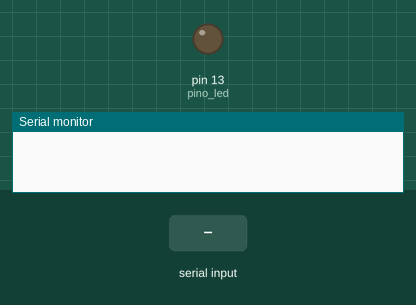
The sketch below on a simulated Arduino Uno, built with avr-gcc and run on an emulated ATmega328P. Shown: output pins drawn as LEDs (lit = HIGH), the last lines printed to the serial monitor. The test bench sets the inputs (shaded band).

Above: at 1.2 s.
1.3 s: "L" received over Serial
At 2.0 s:
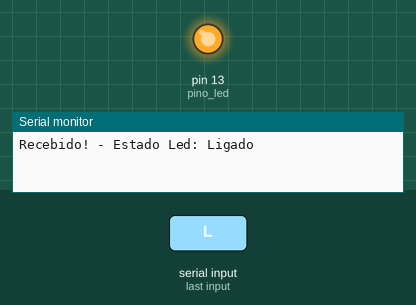
Timing chart, 0 to 4.3 s (numbered marks = the images above; inputs shaded):
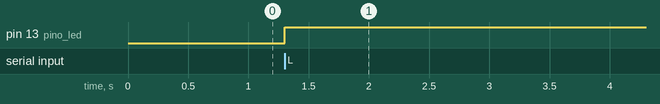

Measured:
- after the input at 1.3 s, pin 13 (pino_led): LOW → HIGH at once

The sketch:

serial_arduino_raspberry.ino
```cpp
//CODIGO PARA TESTAR COMUNICACAO SERIAL ENTRE RASPBERRY E ARDUINO

const int pino_led = 13; //Define o pino 13 do LED como constante
char buf; // Variavel char buf
int estado = 1; // Atribui 1 a variavel estado

// Inicio da funcao setup - CONFIGURACOES INICIAIS

void setup() {

  pinMode(pino_led, OUTPUT); //Define o pino do LED (13) como saida - Porta Digital
  Serial.begin(115200); //Estabelece a comunicao serial com uma taxa de 115200


} // FIM DA FUNCAO SETUP


// Inicio da funcao LOOP - CODIGO PRINCIPAL - RODA EM LOOP

void loop() {

  while (Serial.available() > 0) //Enquanto houver comunicacao serial
  {
    buf = Serial.read();

    if (buf == 'L') // Caso seja recebido o caractere L, acenda o LED
    {
      // Liga ou desliga o led da porta 13

      digitalWrite(pino_led, estado);

      // Envia a resposta para o Raspberry
      Serial.print("Recebido! - Estado Led: ");

      if (estado == 1)
      {
        Serial.println("Ligado");
      }
      else
        Serial.println("Desligado");

    } // FIM DO PRIMEIRO IF

    // Inverte o estado do led
    estado = !estado;

  }

} // FIM FA FUNCAO LOOP
```
